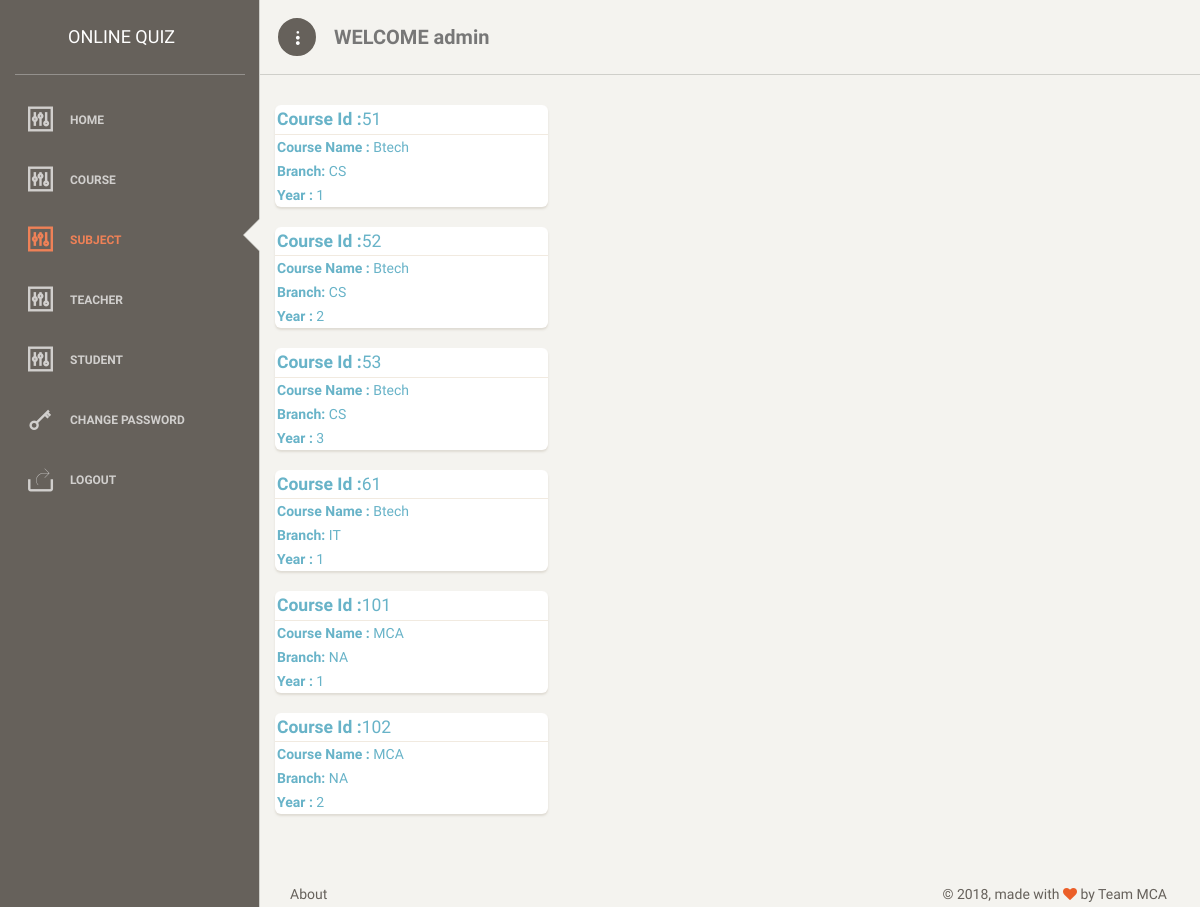
Screenshot of /student.php (signed in) with the database file from the repository.
### tables this page shows
CREATE TABLE `course` (
  `c_id` int(11) NOT NULL,
  `c_name` varchar(50) NOT NULL,
  `branch` set('NA','CS','IT') NOT NULL,
  `year` set('1','2','3','4') NOT NULL
);

### student.php (the view, shortened to what this page needs)
<?php
	$n=$_SESSION['sess_name'];
?>
<!DOCTYPE html>
<html lang="en">
<head>
	<link href="assets/css/bootstrap.min.css" rel="stylesheet" />
	<link href="assets/css/paper-dashboard.css" rel="stylesheet" />
	<link href="assets/css/demo.css" rel="stylesheet" />
	<link href="http://maxcdn.bootstrapcdn.com/font-awesome/latest/css/font-awesome.min.css" rel="stylesheet">
	<link href="assets/css/themify-icons.css" rel="stylesheet">
</head>
<body>
	<div class="wrapper">
		<div class="sidebar" data-background-color="brown" data-active-color="danger">
			<div class="logo">
				<a href="javascript:void(0)" class="simple-text logo-normal">
					Online Quiz
				</a>
			</div>
			<div class="sidebar-wrapper">
				<ul class="nav">
					<li>
						<a href="a_home.php">
							<i class="ti-panel"></i>
								<p>Home</p>
						</a>
					</li>
					<li >
						<a href="course.php">
							<i class="ti-panel"></i>
								<p>Course</p>
						</a>
					</li>
					<li class="active">
						<a href="subject.php">
							<i class="ti-panel"></i>
								<p>Subject</p>
						</a>
					</li>
					<li>
						<a href="teacher.php">
							<i class="ti-panel"></i>
								<p>Teacher</p>
						</a>
					</li>
					<li>
						<a href="addstudent.php">
							<i class="ti-panel"></i>
								<p>Student</p>
						</a>
					</li>
					<li>
						<a href="changepassword.php">
							<i class="ti-key"></i>
							<p>
									Change Password
							</p>
						</a>
					</li>
					<li>
						<a href="logout.php">
							<i class="ti-share"></i>
							<p>
									Logout
							</p>
						</a>
					</li>
				</ul>
			</div>
		</div>
		<div class="main-panel">
			<nav class="navbar navbar-default">
				<div class="container-fluid">
					<div class="navbar-minimize">
						<button id="minimizeSidebar" class="btn btn-fill btn-icon"><i class="ti-more-alt"></i></button>
					</div>
					<div class="navbar-header">
						<p class="navbar-brand">
							<b>WELCOME <?php echo $n ?></b>
						</p>
					</div>
					<div class="collapse navbar-collapse">
					</div>
				</div>
			</nav>
			<div class="content" style="margin-top: 0px;">
			<div class="responsive-cards" style='width: 60%;'>
				<?php
							$con=mysqli_connect('localhost','root','') or die(mysql_error());
							mysqli_select_db($con,'online_test') or die("cannot select DB");
							$query2=mysqli_query($con,"SELECT * FROM course order by c_id,c_name,year,branch");
							$numrows=mysqli_num_rows($query2);
							if($numrows>0)
							while ($row=mysqli_fetch_row($query2))
							{
								$id=$row[0];
								echo "<div class='card' style='width: 50%;' >
									 <a href='addstudent.php?id=$id'>
									<div class='card-body' style='padding: 2px;'><h5 style='margin: 0px;'><b>Course Id :</b>$row[0]</h5></div>
									<hr style='margin: 0px;'>
									<div class='' style='width: 100%;'>
										<div class='card-body' style='padding: 2px;'><b>Course Name :</b> $row[1]</div>
										<div class='card-body' style='padding: 2px;'><b>Branch: </b> $row[2] </div>
										<div class='card-body' style='padding: 2px;'><b>Year : </b> $row[3] </div>
									</div>
									</a>
								</div>";
							}
							else
							{
								echo "<div class='card-body' style='padding: 10px;'><h6 style='margin: 0px;'>NO Course Added</h6></div>";
							}
				?>
				</div>
			</div>
			<footer class="footer" style="border: 0px;">
				<div class="container-fluid">
					<nav class="pull-left">
						<ul>
							<li>
								<a href="new.html">
                    About
                </a>
							</li>
						</ul>
					</nav>
					<div class="copyright pull-right">
						&copy;
						, made with <i class="fa fa-heart heart"></i> by Team MCA
					</div>
				</div>
			</footer>
		</div>
	</div>
</body>
</html>

### student.php (style rules this page uses)
.responsive-cards { width: 47.4%; }

### rows the page displays
course: c_id "51", c_name "Btech", branch "CS", year "1"
course: c_id "52", c_name "Btech", branch "CS", year "2"
course: c_id "53", c_name "Btech", branch "CS", year "3"
course: c_id "61", c_name "Btech", branch "IT", year "1"
course: c_id "101", c_name "MCA", branch "NA", year "1"
course: c_id "102", c_name "MCA", branch "NA", year "2"

### other values shown
$n "admin"
